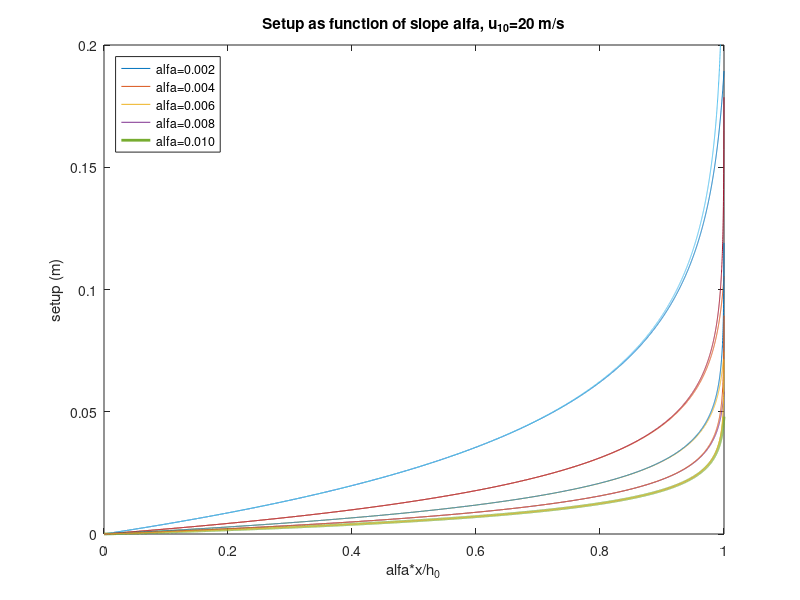
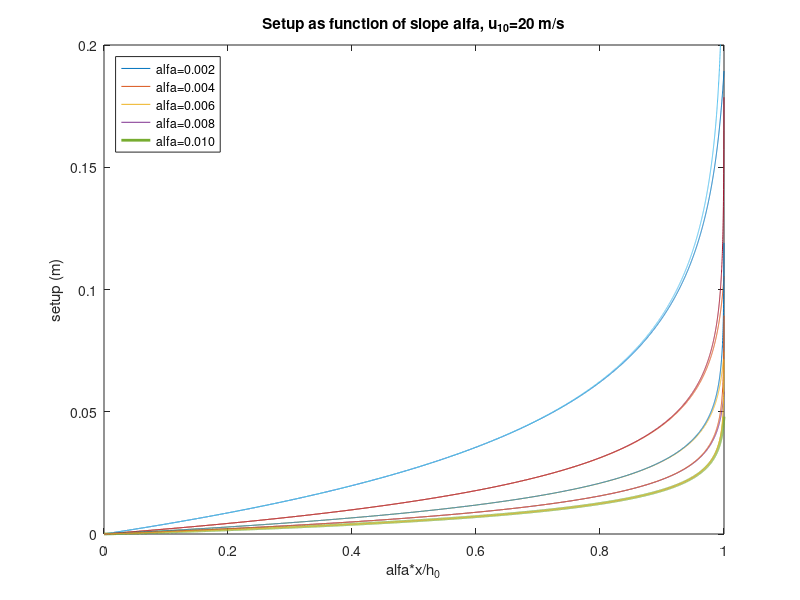

Write MATLAB code to recreate these figures, in order.
clear all; close all;
Cw0=.00063;Cw100=.00723;Chezy=65;g=9.81;rho=1025;Cd=g/Chezy^2;
uw=20;
rhoa=1.;
Cw=Cw0+uw/100*(Cw100-Cw0);
tauw=rhoa*Cw*uw^2;
t=tauw/rho/g;
h0=20.
for ia=1:5;
   alfa=.002*ia
   x0=h0/alfa
   dx=x0/10000;
   x=[0:dx:x0];
   h=alfa*(x0-x);
   eta1(1,ia)=0;
   eta2(1,ia)=0;
   for i=2:length(x);
      eta1(i,ia)=eta1(i-1,ia)+dx*(tauw/rho/g/h(i-1));	% numerical solution
      h(i)=h(i)+eta1(i,ia);
      eta2(i,ia)=-tauw/rho/g/alfa*log((x0-x(i))/x0);	% analytical solution
   end
end
figure(1)
if exist('octave_config_info')	% plot commands in octave and matlab not compatible
	plot(x/x0,eta1(:,1),'linewidth',2,x/x0,eta1(:,2),'linewidth',2,x/x0,eta1(:,3),'linewidth',2,x/x0,eta1(:,4),'linewidth',2,x/x0,eta1(:,5),'linewidth',2)
else
	plot(x/x0,eta1(:,1),x/x0,eta1(:,2),x/x0,eta1(:,3),x/x0,eta1(:,4),x/x0,eta1(:,5),'linewidth',2)
end
hold on
plot(x/x0,eta2(:,1),x/x0,eta2(:,2),x/x0,eta2(:,3),x/x0,eta2(:,4),x/x0,eta2(:,5))
set(gca,'ylim',[ 0 0.2])
xlabel('alfa*x/h_{0}');
ylabel('setup (m)');
title('Setup as function of slope alfa, u_{10}=20 m/s');
legend('alfa=0.002','alfa=0.004','alfa=0.006','alfa=0.008','alfa=0.010','location','northwest')
print('-depsc','windsetup.eps')
print('-dpng','windsetup.png')